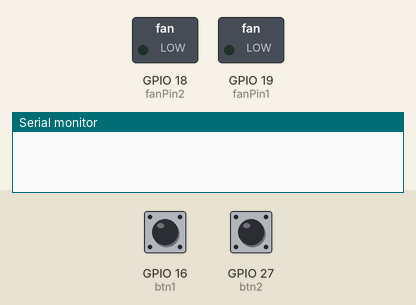
This sketch was run on a simulated ESP32. Parts: switched loads named in the sketch (green lamp = pin HIGH), the last lines printed to the serial monitor. Inputs (shaded band) come from the test bench; at power-on: GPIO 16 (btn1) HIGH, GPIO 27 (btn2) LOW.

Above: at 1.2 s.
1.3 s: GPIO 16 (btn1) pulled LOW for 0.15 s
At 2.2 s:
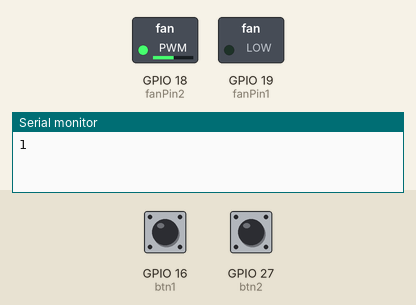
2.9 s: GPIO 27 (btn2) pulsed HIGH 5 times (0.12 s each, 0.3 s apart)
At 4.8 s:
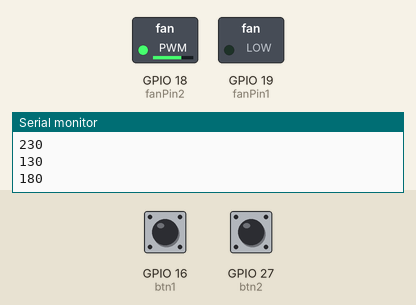
5.9 s: GPIO 27 (btn2) pulled HIGH for 0.15 s
At 6.2 s:
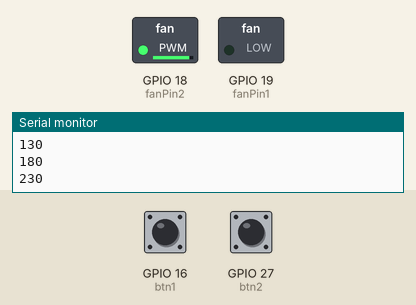
7.5 s: GPIO 27 (btn2) pulled HIGH for 1 s
At 8.6 s:
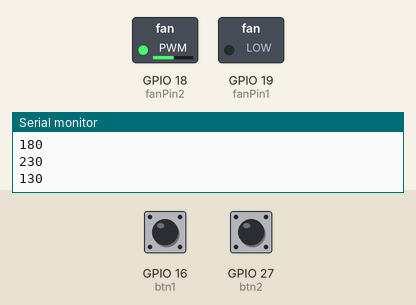
Timing chart, 0 to 10.5 s (numbered marks = the images above; inputs shaded):
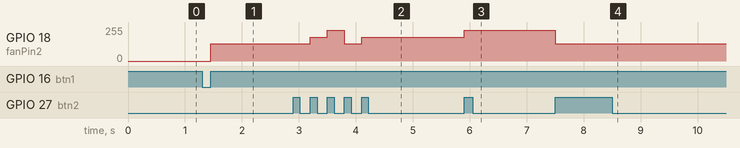

The sketch:

pj7_2_btn_fan.ino
```cpp
#include <analogWrite.h>
#define fanPin1 19
#define fanPin2 18
#define btn1 16
int btn_count = 0; //用于计算点击按钮的次数
#define btn2 27
int btn_count2 = 0;
int speed_val = 130; //定义速度的变量

void setup() {
  Serial.begin(9600);
  pinMode(btn1, INPUT);
  pinMode(btn2, INPUT);
  pinMode(fanPin1, OUTPUT);
  pinMode(fanPin2, OUTPUT);
}

void loop() {
  boolean btn1_val = digitalRead(btn1);
  if(btn1_val == 0) //如果按钮被按下了
  {
    delay(10);  //延时10ms，起到消除按钮抖动作用
    if(btn1_val == 0) //再次确定按钮被按下了
    {
      boolean btn_state = 1;
      while(btn_state == 1) //无限循环，直到按钮被松开
      {
        boolean btn_val = digitalRead(btn1);
        if(btn_val == 1)  //如果按钮被松开了
        {
          btn_count++;    //自动加1，计算按钮被点击的次数
          Serial.println(btn_count);
          btn_state = 0;  //按钮松开了，退出循环
        }
      }
    }
    boolean value = btn_count % 2; //对值求余数，得到0或1
    while(value == 1)
    {
      //Serial.println("on");
      digitalWrite(fanPin1, LOW); //pwm = 0
      analogWrite(fanPin2, speed_val);

      boolean btn2_val = digitalRead(btn2);
      if(btn2_val == 0)
      {
        delay(10);
        if(btn2_val == 0)
        {
          boolean btn_state2 = 1;
          while(btn_state2 == 1)
          {
            boolean btn2_val = digitalRead(btn2);
            if(btn2_val == 1)
            {
              btn_count2++;
              if(btn_count2 > 3)
              {
                btn_count2 = 1;
              }
              switch(btn_count2)
              {
                case 1: speed_val = 130; Serial.println(speed_val);break;  //调速
                case 2: speed_val = 180; Serial.println(speed_val);break;
                case 3: speed_val = 230; Serial.println(speed_val);break;
              }
              btn_state2 = 0;
            }
          }
        }
      }
      boolean btn1_val = digitalRead(btn1);
      if(btn1_val == 0) //如果按钮被按下了
      {
        digitalWrite(fanPin1, LOW); //pwm = 0
        analogWrite(fanPin2, 0);
        value = 0;  //退出循环
      }

    }
  }
}
```

Measured:
- after the input at 1.3 s, GPIO 18 (fanPin2): 0/255 → 130/255 after 0.15 s
- after the input at 2.9 s, GPIO 18 (fanPin2): 130/255 → 180/255 after 0.30 s, → 230/255 0.30 s later, → 130/255 0.30 s later, → 180/255 0.30 s later
- after the input at 5.9 s, GPIO 18 (fanPin2): 180/255 → 230/255 at once
- after the input at 7.5 s, GPIO 18 (fanPin2): 230/255 → 130/255 at once
